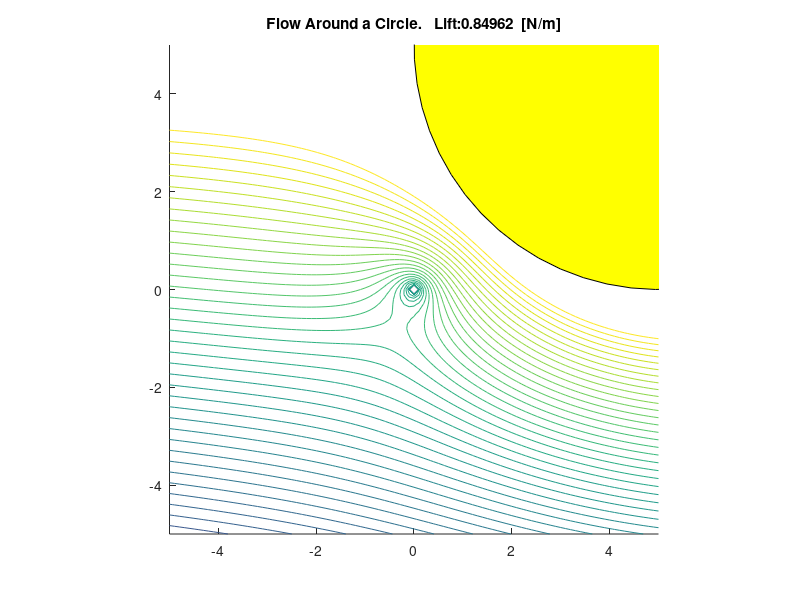
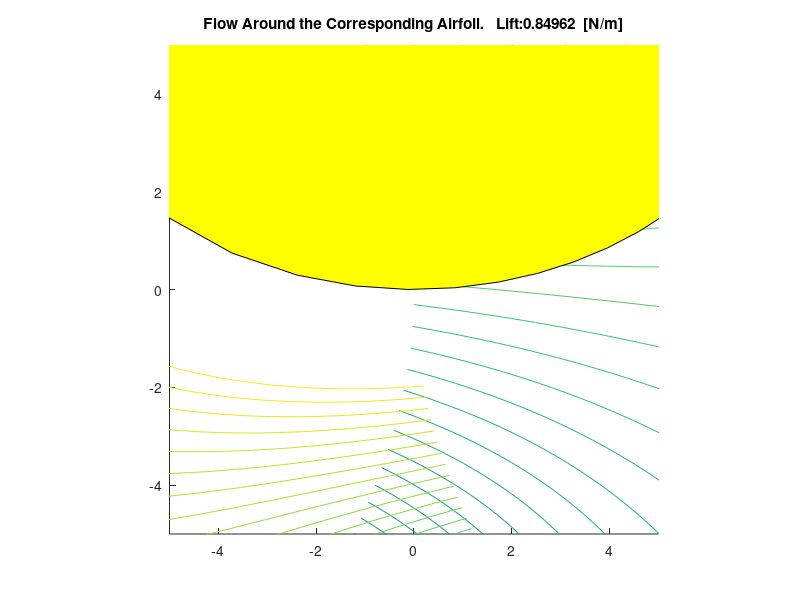

These charts were generated, in order, by the following MATLAB code:
%-------------------------------------------------------------------------
%                     JOUKOWSKI TRANSFORMATION
%-------------------------------------------------------------------------
% Created by:                   Dario Isola, Politecnico di Milano, Italy
% Date:                                                 29, october, 2005
%-------------------------------------------------------------------------
clear all
close all
clc
disp('-------------------------------------------------------------------')
disp('  Joukowski Transformation Input Manager                           ')
disp('-------------------------------------------------------------------')
v_inf = input('  Asymptotic Speed Modulus [m/s]: ');
v = v_inf/v_inf;
theta = input('  Asymptotic Speed Angle [deg]: ');
theta = theta*pi/180;
disp('-------------------------------------------------------------------')
s_x = input('  Circle Origin, X_0 [m]: ');
s_y = input('  Circle Origin, Y_0 [m]: ');
s = s_x + i*s_y;
r = input('  Radius [m]: ');
disp('-------------------------------------------------------------------')
disp('  If Solution visualization is uncorrect try modify Tolerance TOLL')
disp('-------------------------------------------------------------------')
% FLUID PARAMETER
rho = 1.225;
% TRANSFORMATION PARAMETER
lambda = r-s;
% CIRCULATION
beta = (theta);
k = 2*r*v*sin(beta);
Gamma = k/(2*pi); %CIRCULATION
%COMPLEX ASYMPTOTIC SPEED 
w = v * exp(i*theta);
%TOLLERANCE
toll = +5e-2;
% GENERATING MESH
x = meshgrid(-5:.1:5);
y = x';
% COMPLEX PLANE
z = x + i*y;
% Inside-circle points are Excluded!
for a = 1:length(x)
    for b = 1:length(y)
        if abs(z(a,b)-s) <=  r - toll
            z(a,b) = NaN;
        end
    end
end
% AERODYNAMIC POTENTIAL
f = w*(z) + (v*exp(-i*theta)*r^2)./(z-s) + i*k*log(z);
% JOUKOWSKI TRANSFORMATION, 
J = z+lambda^2./z;
%GRAPHIC - Circle and Joukowski Airfoil
angle = 0:.1:2*pi;
z_circle = r*(cos(angle)+i*sin(angle)) + s;
z_airfoil = z_circle+lambda^2./z_circle;
% KUTTA JOUKOWSKI THEOREM
L = v_inf*rho*Gamma;
L_str = num2str(L);
%PLOTTING SOLUTION
figure(1)
hold on
contour(real(z),imag(z),imag(f),[-5:.2:5])
fill(real(z_circle),imag(z_circle),'y')
axis equal
axis([-5 5 -5 5])
title(strcat('Flow Around a Circle.   Lift:  ',L_str,'  [N/m]'));
figure(2)
hold on
contour(real(J),imag(J),imag(f),[-5:.2:5])
fill(real(z_airfoil),imag(z_airfoil),'y')
axis equal
axis([-5 5 -5 5])
title(strcat('Flow Around the Corresponding Airfoil.   Lift:  ',L_str,'  [N/m]'));